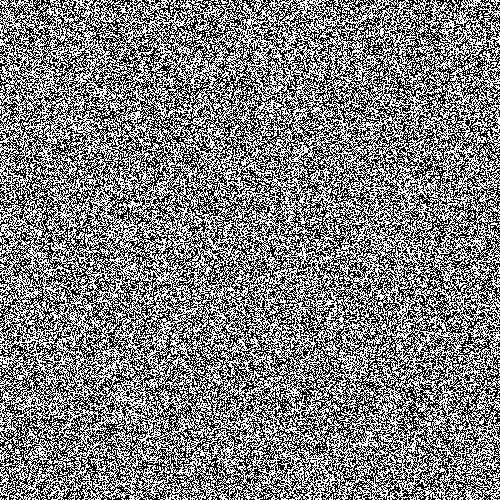
#> input picture floorplan.bmp, 500 x 500 px
$ python -i mapgen.py   (imports and definitions only)
#> lines starting #> are read from the running program, lines starting #| are printed output that depends on the picture
#> further down, picture is the input picture: PIL image 500x500 RGB; 50% white in thin lines or dots
from PIL import Image
import random
from models import Tile, TileType, ResourceType, Map

class MapMaker:
    # [85 lines left out: functions get_random_height_map, double_height_map_scale, get_average_surrounding_values, add_noise, get_image_from_height_map, make_map, not called in this run]

    # this one's special. It modifies in place.
    def despeckle(self, img):
        size = img.size[0] # since we're square
#> size = 500
        limit = size - 2
#> limit = 498
        for y in range(1,limit):
            for x in range(1,limit):
                p = img.getpixel((x,y))
                neighbors = [
                    img.getpixel((x-1,y-1)),
                    img.getpixel((x-1,y)),
                    img.getpixel((x-1,y+1)),
                    img.getpixel((x+1,y-1)),
                    img.getpixel((x+1,y)),
                    img.getpixel((x+1,y+1)),
                    img.getpixel((x,y-1)),
                    img.getpixel((x,y+1))
                ]
                all_the_same = True
                for i in range(7):
                    if neighbors[i] != neighbors[7]:
                        all_the_same = False
                if p != neighbors[7] and all_the_same == True:
                    img.putpixel((x,y), neighbors[7])
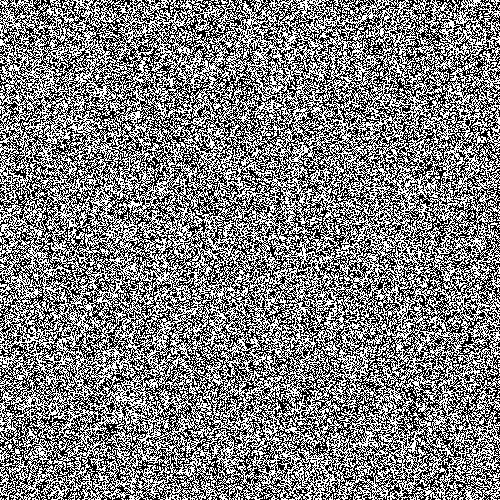
#> img: PIL image 500x500 RGB; 50% white in thin lines or dots

    # [46 lines left out: functions read_tile_data, add_resources, not called in this run]

    def random_pos(self, map):
        size = map.image.size[0]
        return (random.randint(0,size-1),random.randint(0,size-1))

    # [11 lines left out: function gen_map, not called in this run]

>>> from PIL import Image
>>> picture = Image.open('../floorplan.bmp')
>>> result = MapMaker().despeckle(picture)
